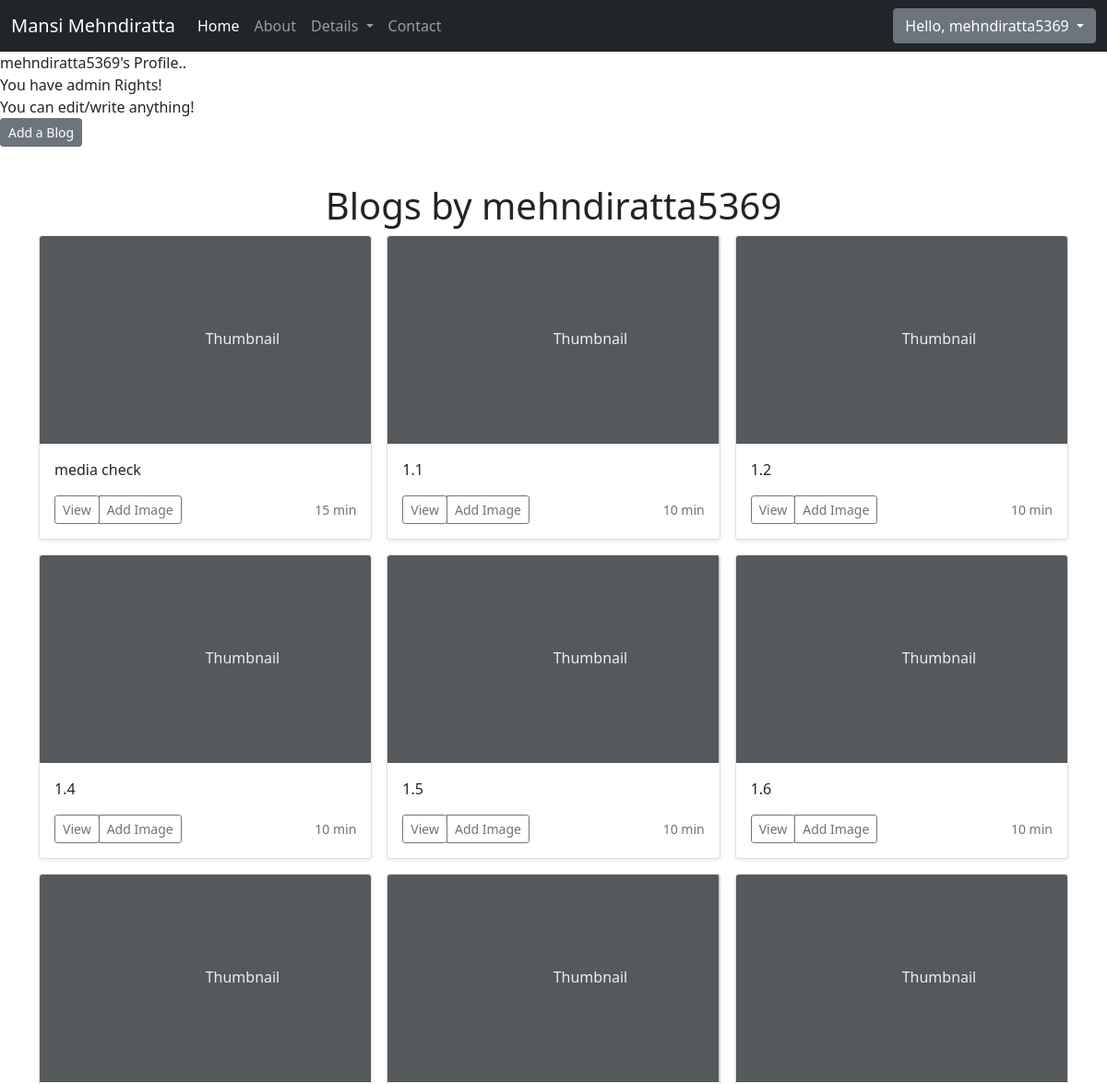
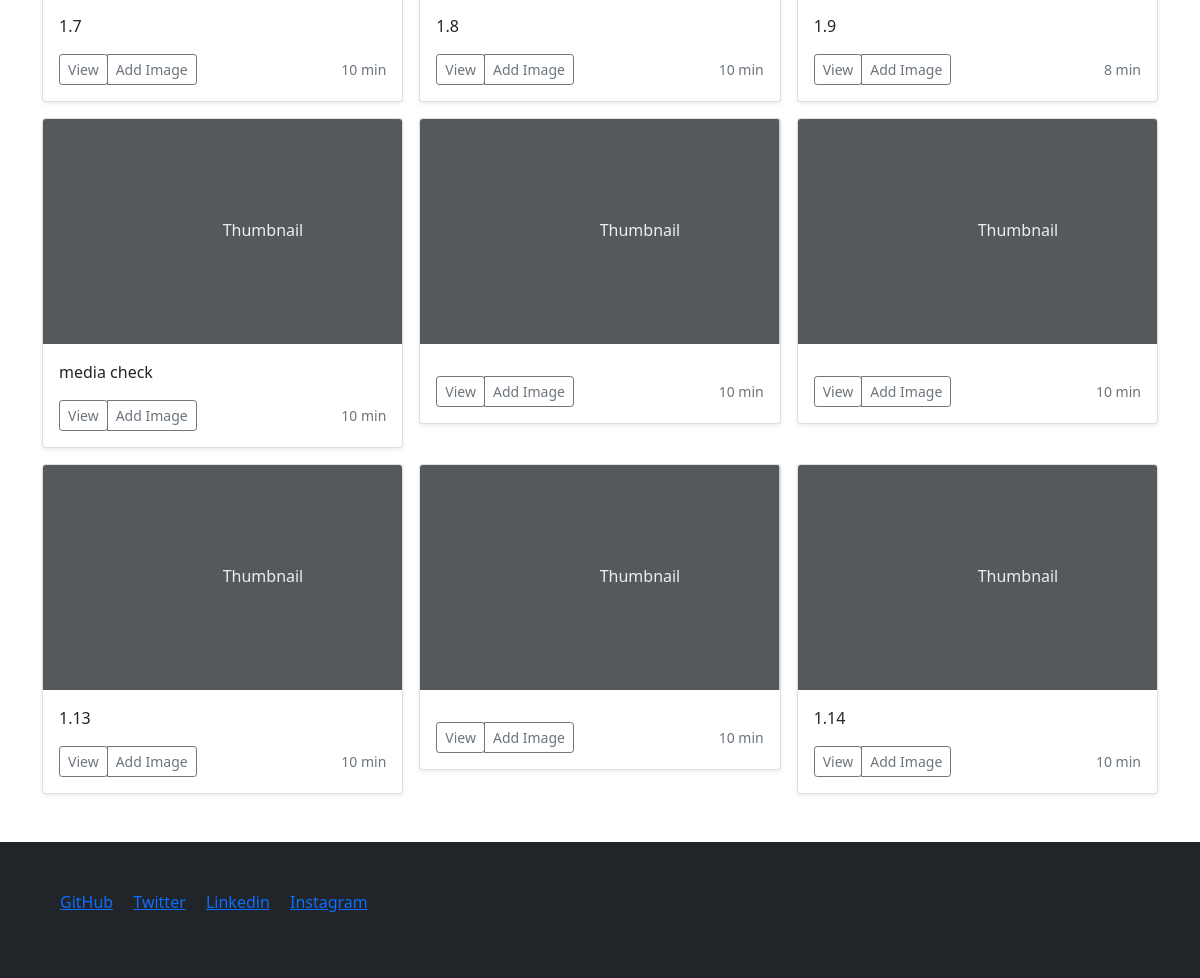
Screenshot of /profile/mehndiratta5369/ (signed in) with the database file from the repository (2 pictures, top to bottom).
### mansimehndiratta/models.py (models this page shows, shortened)
class Blogs(models.Model):
    id=models.CharField(max_length=20, primary_key=True)
    writer=models.CharField(max_length=122)
    read_time=models.CharField(max_length=50)
    content=models.CharField(max_length=100000)
    title=models.CharField(max_length=1000)

### mansimehndiratta/views.py (the view)
# urls.py: path('profile/<str:requested_user>/', views.profile, name='profile'),
def profile(request,requested_user):
    if request.path == '/profile/'+str(request.user)+'/':
        blogs= Blogs.objects.filter(writer=request.user)
        context ={"blogs": blogs}
        return render(request, 'profile.html',context )
    elif User.objects.filter(username=requested_user):
        blogs= Blogs.objects.filter(writer=requested_user)
        context={'requested_user':requested_user,
                'blogs':blogs                              }
        return render(request,'guest_profile.html',context)
    else:
        return HttpResponse("User doesn't exist!!")

### templates/profile.html (shortened to what this page needs)
{%  extends 'base.html' %}
{% block body %}
{{request.user}}'s Profile..<br>
You have admin Rights!<br>
You can edit/write anything!<br>
<button type="button" class="btn btn-secondary btn-sm" data-bs-toggle="modal" data-bs-target="#blogmodal" style="margin-right: 10px;">
    Add a Blog
</button>
<br><br>
{% if blogs %}
<div class="container my-3">
<h1 class = "my-2 text-center">Blogs by {{request.user}}</h1>
<div class="row row-cols-1 row-cols-sm-2 row-cols-md-3 g-3">
{% for blog in blogs%}
        <div class="col">
          <div class="card shadow-sm">
            <svg class="bd-placeholder-img card-img-top" width="100%" height="225" xmlns="http://www.w3.org/2000/svg" role="img" aria-label="Placeholder: Thumbnail" preserveAspectRatio="xMidYMid slice" focusable="false"><title>Placeholder</title><rect width="100%" height="100%" fill="#55595c"></rect><text x="50%" y="50%" fill="#eceeef" dy=".3em">Thumbnail</text></svg>
            <div class="card-body">
              <p class="card-text">{{blog.content}}</p>
              <div class="d-flex justify-content-between align-items-center">
                <div class="btn-group">
                  <a href="/{{blog.id}}/{{blog.title}}"><button type="button" class="btn btn-sm btn-outline-secondary">View</button></a>
                  <button type="button" class="btn btn-outline-secondary btn-sm" data-bs-toggle="modal" data-bs-target="#imgmodal" style="margin-right: 10px;">
                    Add Image
                  </button>
                </div>
                <small class="text-muted">{{blog.read_time}}</small>
              </div>
            </div>
          </div>
        </div>
{% endfor %}
</div>
</div>
{% endif %}
 {% endblock body %}

### templates/base.html (shortened to what this page needs)
{% load static %}
<!DOCTYPE html>
<html lang="en">
<head>
<link rel="stylesheet" href="/css/style.css">
<link href="https://cdn.jsdelivr.net/npm/bootstrap@5.0.0-beta1/dist/css/bootstrap.min.css" rel="stylesheet">
</head>
<body>
<div class="content">
<nav class="navbar navbar-expand-lg navbar-dark bg-dark" style="top: 0;
  width: 100%; " >
  <div class="container-fluid">
    <a class="navbar-brand" href="/">Mansi Mehndiratta</a>
    <div class="collapse navbar-collapse" id="navbarSupportedContent">
      <ul class="navbar-nav me-auto mb-0 mb-lg-0 mt-0 pb-0">
        <li class="nav-item">
          <a class="nav-link active" aria-current="page" href="/">Home</a>
        </li>
        <li class="nav-item">
          <a class="nav-link" href="/aboutus">About</a>
        </li>
        <li class="nav-item dropdown">
          <a class="nav-link dropdown-toggle" href="#" id="navbarDropdown" role="button" data-bs-toggle="dropdown" aria-expanded="false">
            Details
          </a>
        </li>
        <li class="nav-item">
          <a class="nav-link" href="/contactus">Contact</a>
        </li>
      </ul>
        {% if not user.is_authenticated %}
            <button type="button" class="btn btn-secondary btn-sm" data-bs-toggle="modal" data-bs-target="#exampleModal" style="margin-right: 10px;">
                Sign Up
            </button>
            <button type="button" class="btn btn-secondary btn-sm" data-bs-toggle="modal" data-bs-target="#exampleModal1">
                Sign In
            </button>
        {% else %}
            <div class="dropdown">
              <button class="btn btn-secondary dropdown-toggle" type="button" id="dropdownMenuButton2" data-bs-toggle="dropdown" aria-expanded="false">
                Hello, {{ request.user }}
              </button>
            </div>
        {% endif %}
    </div>
  </div>
</nav>
</div>
{% block body %}
{% endblock body %}
<footer class="bd-footer p-3 p-md-5 mt-5 bg-dark text-center text-sm-start" style="margin-bottom: 0;padding-bottom: 0;" >
  <div class="container">
    <ul class="bd-footer-links ps-0 mb-3">
      <li class="d-inline-block"><a href="https://github.com/Mansi2814">GitHub</a></li>
      <li class="d-inline-block ms-3"><a href="#">Twitter</a></li>
      <li class="d-inline-block ms-3"><a href="/#">Linkedin</a></li>
      <li class="d-inline-block ms-3"><a href="#">Instagram</a></li>
    </ul>
  </div>
</footer>
</body>
</html>

### rows the page displays
Blogs: content "media check", read_time "15 min"
Blogs: content "1.1", read_time "10 min"
Blogs: content "1.2", read_time "10 min"
Blogs: content "1.4", read_time "10 min"
Blogs: content "1.5", read_time "10 min"
Blogs: content "1.6", read_time "10 min"
Blogs: content "1.7", read_time "10 min"
Blogs: content "1.8", read_time "10 min"
Blogs: content "1.9", read_time "8 min"
Blogs: content "media check", read_time "10 min"
Blogs: read_time "10 min"
Blogs: read_time "10 min"
Blogs: content "1.13", read_time "10 min"
Blogs: read_time "10 min"
Blogs: content "1.14", read_time "10 min"

### other values shown
{{ request.user }} "mehndiratta5369"
